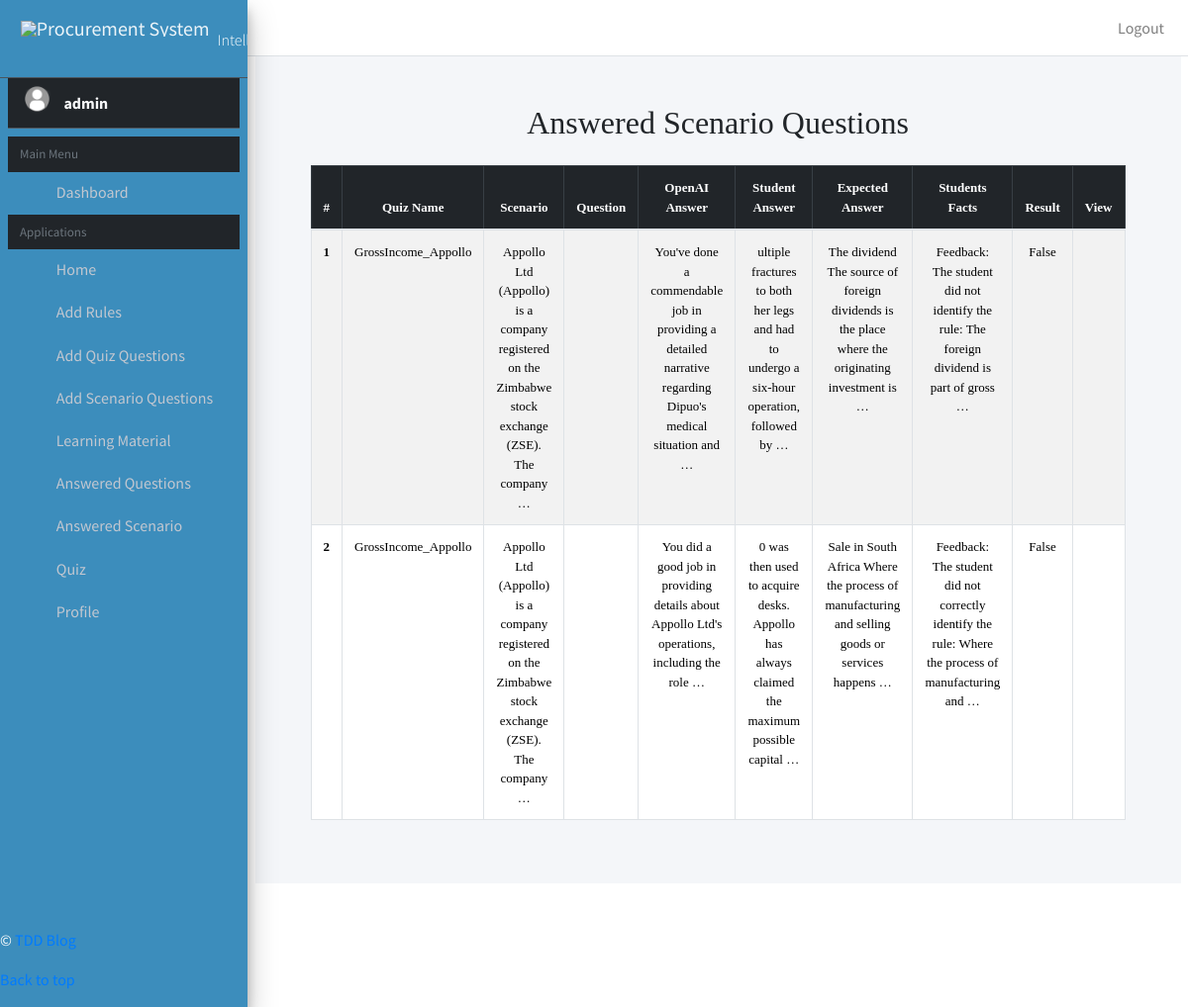
The page /answered_scenarion_questions/ (signed in) on the database its author committed.
### class_room/models.py (models this page shows)
class AnsweredScenarioQuestions(models.Model):
    student = models.ForeignKey(User,on_delete=models.CASCADE, related_name='all_answered_scenario_questions')
    scenario_question = models.ForeignKey(QuestionScenario,on_delete=models.CASCADE,null=True)
    student_answer = models.TextField(null=True,blank=True)
    openai_answer = models.TextField(null=True,blank=True)
    student_facts_identified = models.TextField(null=True,blank=True)
    is_answered_correct = models.BooleanField(default=False, null=True,blank=True)

class QuestionScenario(models.Model):
    id = models.IntegerField(primary_key=True)
    name = models.TextField()
    notes = models.TextField()
    required=models.TextField()
    income_statment_key = models.TextField()
    concept_link = models.TextField()
    competency_level = models.TextField()
    Concept_Knowledge_repository_id = models.CharField(max_length=50)
    Course_Name = models.TextField()
    Answer = models.TextField()
    rule_fact = models.ForeignKey(RuleFact, on_delete=models.SET_NULL, null=True, blank=True)

### class_room/views.py (the view)
# urls.py: path('answered_scenarion_questions/', views.answered_scenarion_questions, name='answered_scenarion_questions'),
@login_required
def answered_scenarion_questions(request):
    questions = AnsweredScenarioQuestions.objects.filter(student=request.user)
    return render(request,'class_room/answeres_scenarion_question.html',{"questions":questions})

### templates/class_room/answeres_scenarion_question.html
{% extends 'base.html' %}
{% block content %}
<div style="font-family: Poppins;font-size: small !important;" class="content-wrapper">
    <section class="content">
      <div class="container-fluid p-5">
        <h2 class="text-center mb-4">Answered Scenario Questions</h2>
        <div class="table-responsive">
            <table class="table table-striped table-bordered text-center">
                <thead class="table-dark">
                    <tr>
                        <th scope="col">#</th>
                        <th scope="col">Quiz Name</th>
                        <th scope="col">Scenario</th>
                        <th scope="col">Question</th>
                        <th scope="col">OpenAI Answer</th>
                        <th scope="col">Student Answer</th>
                        <th scope="col">Expected Answer</th>
                        <th scope="col">Students Facts</th>
                        <th scope="col">Result</th>
                        <th scope="col">View</th>
                    </tr>
                </thead>
                <tbody>
                    {% for question in questions %}
                    <tr>
                        <th scope="row">{{ forloop.counter }}</th>
                        <td>{{ question.scenario_question.name }}</td>
                        <td>{{ question.scenario_question.notes|truncatewords:15 }}</td>
                        <td>{{ question.scenario_question.reqiured }}</td>
                        <td>{{ question.openai_answer|truncatewords:15 }}</td>
                        <td>{{ question.student_answer|truncatewords:15 }}</td>
                        <td>{{ question.scenario_question.Answer|truncatewords:15 }}</td>
                        <td>{{ question.student_facts_identified|truncatewords:15 }}</td>
                        <td>{{ question.is_answered_correct }}</td>
                        <td><a href="{% url 'answered_scenario_question_by_id' question.id %}" ><i class="fa fa-eye"></i></a></td>
                    </tr>
                    {% empty %}
                    <tr>
                        <td colspan="4" class="text-center text-muted">No questions answered yet.</td>
                    </tr>
                    {% endfor %}
                </tbody>
            </table>
        </div>
</div>
    </section>
</div>
{% endblock %}

### templates/base.html (shortened to what this page needs)
{% load static %}
<!DOCTYPE html>
<html>
<head>
    <link href="https://cdn.jsdelivr.net/npm/bootstrap@5.3.3/dist/css/bootstrap.min.css" rel="stylesheet"
>
    <link rel="stylesheet" href="https://cdn.jsdelivr.net/npm/select2@4.1.0-rc.0/dist/css/select2.min.css">
    {% include 'css_dashboard.html' %}
</head>
<body>
    <nav class="main-header navbar navbar-expand navbar-white navbar-light">
        <ul class="navbar-nav">
            <li class="nav-item">
                <a class="nav-link" data-widget="pushmenu" href="#" role="button"><i class="fas fa-bars"></i></a>
            </li>
        </ul>
        <ul class="navbar-nav ml-auto">
            <li class="nav-item">
                <a class="nav-link" data-widget="fullscreen" href="#" role="button">
                    <i class="fas fa-expand-arrows-alt"></i>
                </a>
            </li>
            <li class="nav-item">
                <a class="nav-link" data-widget="control-sidebar" data-slide="true" href="#" role="button">
                    <i class="fas fa-th-large"></i>
                </a>
            </li>
            <li>
                {% if user.is_authenticated %}
                <a class="nav-link" data-slide="true" href="{% url 'logout' %}" role="button">
                    Logout
                </a>
                {% else %}
                <a class="nav-link" data-slide="true" href="{% url 'signup_page' %}" role="button">
                    <i class="fa fa-sign-out" aria-hidden="true"></i>
                    Sign Up
                </a>
                {% endif %}
            </li>
        </ul>
    </nav>
    <aside class="main-sidebar sidebar-dark-primary elevation-4 bg-lightblue">
        <span class="brand-link py-4">
            <img src="{% static 'dashboard/img/learning-management-system.png' %}" alt="Procurement System"
                class="brand-image img-square" style="opacity: .9">
            <span class="brand-text font-weight-light fs-6"> Intelligence Tutoring</span>
        </span>
        <div class="sidebar">
            {% if user.is_authenticated %}
            <div class="user-panel py-1 text-bg-dark d-flex">
                <div class="image">
                    <img src="{% static 'dashboard/img/user_image160x160.png' %}" class="img-circle" alt="User Image">
                </div>
                <div class="info">
                    <span class="d-block text-light fw-bold py-1">{{user}}</span>
                </div>
            </div>
            {% endif %}
            <nav class="mt-2" style="overflow: hidden;position: relative;height: 800px !important;">
                <ul class="nav nav-pills nav-sidebar flex-column" data-widget="treeview" role="menu"
                    data-accordion="false">
                    <li style="font-size: small !important;" class="nav-header text-muted text-bg-dark">Main Menu</li>
                    <li class="nav-item">
                        <a href="{% url 'homepage' %}" class="nav-link">
                            <i style="font-size: small !important;" class="nav-icon fas fa-tachometer-alt"></i>
                            <p>
                                Dashboard
                            </p>
                        </a>
                    </li>
                    {% if user.is_authenticated %}
                    <li style="font-size: small !important; " class="nav-header text-muted text-bg-dark">Applications</li>
                    <li class="nav-item">
                        <a href="{% url 'homepage' %}" class="nav-link">
                            <i style="font-size: small !important;" class="nav-icon fas fa-copy"></i>
                            <p>
                                Home
                            </p>
                        </a>
                    </li>
                    {% if user.is_staff == True %}
                    <li class="nav-item">
                        <a href="{% url 'add_rule_concept' %}" class="nav-link">
                            <i style="font-size: small !important;" class="nav-icon fas fa-edit"></i>
                            <p>
                                Add Rules
                            </p>
                        </a>
                    </li>
                    <li class="nav-item">
                        <a href="{% url 'add_question_quiz' %}" class="nav-link">
                            <i style="font-size: small !important;" class="nav-icon fas fa-clone"></i>
                            <p>
                                Add Quiz Questions
                            </p>
                        </a>
                    </li>
                    <li class="nav-item">
                        <a href="{% url 'add_scenarion_question' %}" class="nav-link">
                            <i style="font-size: small !important;" class="nav-icon far fa-clone"></i>
                            <p>
                                Add Scenario Questions
                            </p>
                        </a>
                    </li>
                    {% endif %}
                    <li class="nav-item">
                        <a href="{% url 'learning_materials' %}" class="nav-link">
                            <i style="font-size: small !important;" class="nav-icon far fa-file"></i>
                            <p>
                                Learning Material
                            </p>
                        </a>
                    </li>
                    <li class="nav-item">
                        <a href="{% url 'answered_questions' %}" class="nav-link">
                            <i style="font-size: small !important;" class="nav-icon fas fa-equals"></i>
                            <p>
                                Answered Questions
                            </p>
                        </a>
                    </li>
                    <li class="nav-item">
                        <a href="{% url 'answered_scenarion_questions' %}" class="nav-link">
                            <i style="font-size: small !important;" class="nav-icon fas fa-boxes"></i>
                            <p>
                                Answered Scenario
                            </p>
                        </a>
                    </li>
                    <li class="nav-item">
                        <a href="{% url 'quiz_management' %}" class="nav-link">
                            <i style="font-size: small !important;" class="nav-icon fas fa-calculator"></i>
                            <p>
                                Quiz
                            </p>
                        </a>
                    </li>
                    <li class="nav-item">
                        <a href="{% url 'current_user_profile' %}" class="nav-link">
                            <i style="font-size: small !important;" class="nav-icon fas fa-user"></i>
                            <p>
                                Profile
                            </p>
                        </a>
                    </li>
                    {% endif %}
                </ul>
            </nav>
        </div>
        <footer class="blog-footer">
            <p>&copy; <a href="">TDD Blog</a></p>
            <p>
                <a href="{% url 'homepage' %}">Back to top</a>
            </p>
        </footer>
    </aside>
    <main class="container-fluid">
        {% block content %}
        {% endblock content %}
    </main>
    {% include 'javascript_dashboard.html' %}
</body>
</html>

### templates/css_dashboard.html (style rules this page uses)
::placeholder { font-size: x-small !important; }

### rows shown on the page
AnsweredScenarioQuestions: scenario_question.name "GrossIncome_Appollo", scenario_question.notes "Appollo Ltd (Appollo) is a company registered on the Zimbabwe stock exchange (ZSE). The company …", openai_answer "You've done a commendable job in providing a detailed narrative regarding Dipuo's medical situation and …", student_answer "ultiple fractures to both her legs and had to undergo a six-hour operation, followed by …", scenario_question.Answer "The dividend The source of foreign dividends is the place where the originating investment is …", student_facts_identified "Feedback: The student did not identify the rule: The foreign dividend is part of gross …", is_answered_correct "False"
AnsweredScenarioQuestions: scenario_question.name "GrossIncome_Appollo", scenario_question.notes "Appollo Ltd (Appollo) is a company registered on the Zimbabwe stock exchange (ZSE). The company …", openai_answer "You did a good job in providing details about Appollo Ltd's operations, including the role …", student_answer "0 was then used to acquire desks. Appollo has always claimed the maximum possible capital …", scenario_question.Answer "Sale in South Africa Where the process of manufacturing and selling goods or services happens …", student_facts_identified "Feedback: The student did not correctly identify the rule: Where the process of manufacturing and …", is_answered_correct "False"

### other values the page prints
{{ user }} "admin"
